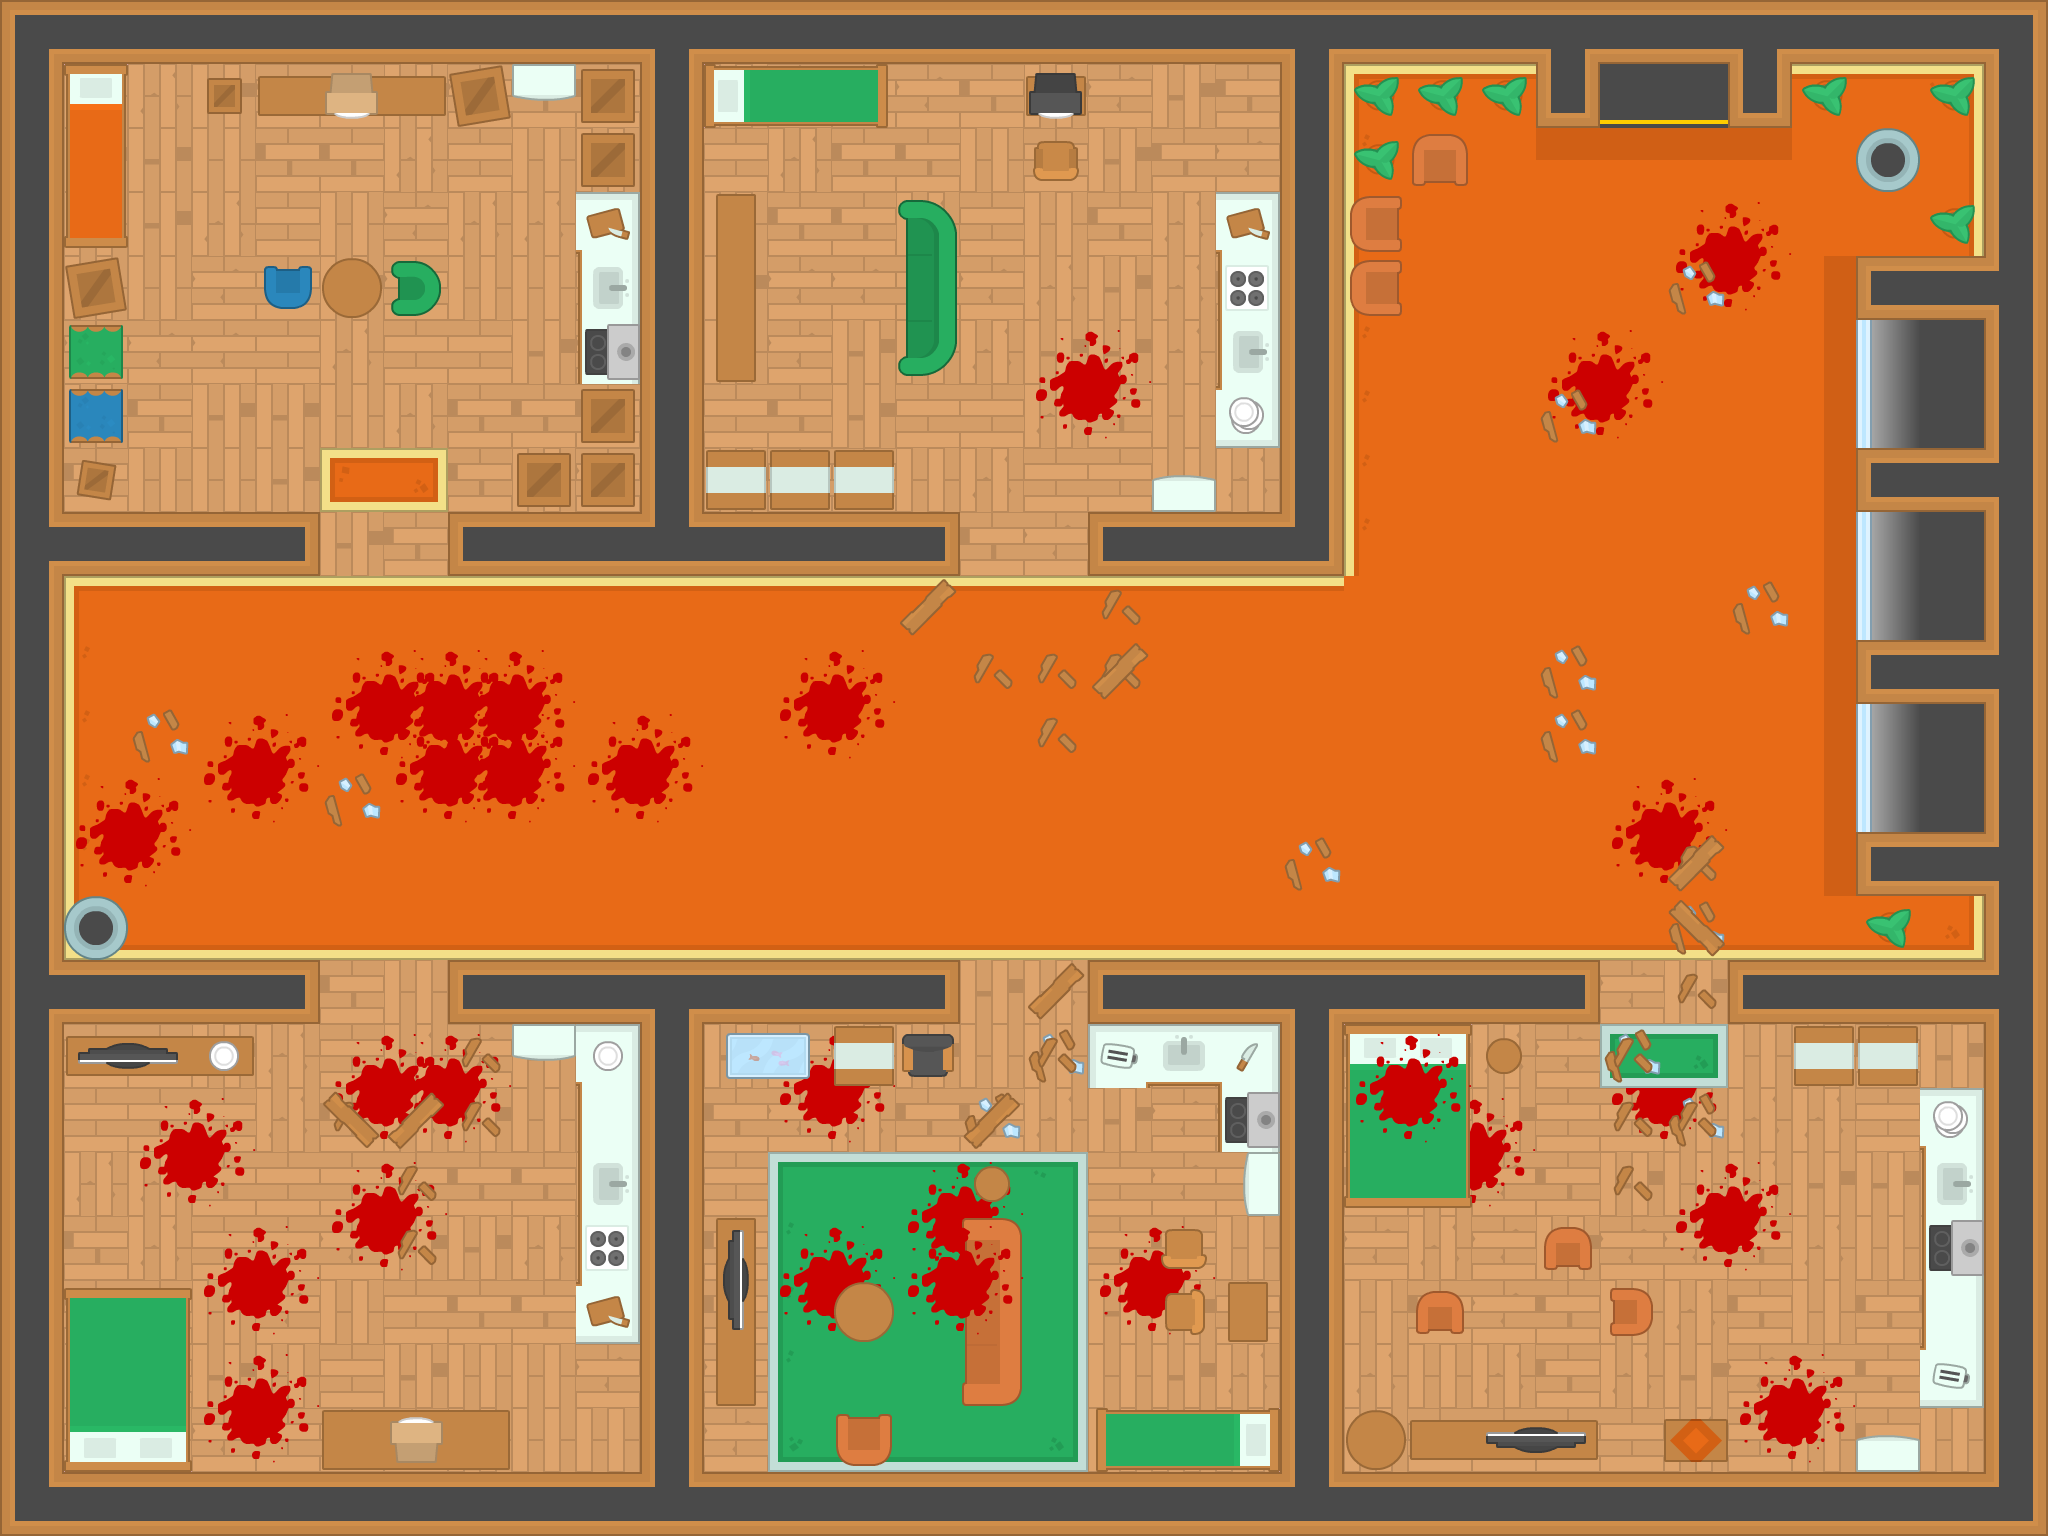

A 2D game scene composited from a Tiled map and its tileset images. What follows is a short description and the map's XML, with each tile layer's data collapsed to a summary:
An orthogonal 32x24 tile map with 64x64 px tiles, 6 tile layers (Ground, Blood splatters1, Walls, Blood splatters2, ...), 2 tilesets and 153 objects (79x zombie, 51x passable, 17x wall, 2x ammo, player, ...).

<map version="1.0" tiledversion="1.0.2" orientation="orthogonal" renderorder="right-down" width="32" height="24" tilewidth="64" tileheight="64" nextobjectid="502">
 <tileset firstgid="1" source="Kenney_tds.tsx" />
 <tileset firstgid="541" source="Blood Splatters.tsx" />
 <layer name="Ground" width="32" height="24">
  <data>[768 cells, 768 non-empty, 29 distinct tile ids]</data>
 </layer>
 <layer name="Blood splatters1" width="32" height="24">
  <data>[768 cells, 23 non-empty, 1 distinct tile ids]</data>
 </layer>
 <layer name="Walls" width="32" height="24">
  <data>[768 cells, 329 non-empty, 68 distinct tile ids]</data>
 </layer>
 <layer name="Blood splatters2" width="32" height="24">
  <data>[768 cells, 6 non-empty, 1 distinct tile ids]</data>
 </layer>
 <layer name="MIsc 2" width="32" height="24">
  <data>[768 cells, 37 non-empty, 11 distinct tile ids]</data>
 </layer>
 <layer name="Misc 1" width="32" height="24">
  <data>[768 cells, 20 non-empty, 3 distinct tile ids]</data>
 </layer>
 <objectgroup name="Sprites">
  <object id="239" name="player" x="140" y="141.333" width="41.3333" height="40" />
  <object id="371" name="wall" type="passable" x="206.667" y="78.6667" width="33.3333" height="33.3333" />
  <object id="373" name="wall" type="passable" x="73.3333" y="905.333" width="42.6667" height="44" />
  <object id="374" name="zombie" x="404" y="732" width="28" height="25.3333" />
  <object id="375" name="zombie" x="590.667" y="669.333" width="26.6667" height="21.3333" />
  <object id="377" name="zombie" x="1041.33" y="410.667" width="14.6667" height="21.3333" />
  <object id="378" name="zombie" x="821.333" y="769.333" width="32" height="30.6667" />
  <object id="379" name="zombie" x="322.667" y="1236" width="29.3333" height="28" />
  <object id="380" name="zombie" x="1029.33" y="674.667" width="30.6667" height="20" />
  <object id="382" name="zombie" x="1236" y="697.333" width="33.3333" height="29.3333" />
  <object id="383" name="zombie" x="1529.33" y="642.667" width="28" height="22.6667" />
  <object id="384" name="zombie" x="1053.33" y="868" width="24" height="24" />
  <object id="385" name="zombie" x="1078.67" y="1264" width="32" height="30.6667" />
  <object id="386" name="zombie" x="844" y="1185.33" width="30.6667" height="30.6667" />
  <object id="387" name="zombie" x="1778.67" y="1310.67" width="28" height="25.3333" />
  <object id="388" name="zombie" x="1812" y="1182.67" width="29.3333" height="25.3333" />
  <object id="389" name="zombie" x="1524" y="1134.67" width="38.6667" height="29.3333" />
  <object id="390" name="zombie" x="1681.33" y="1198.67" width="25.3333" height="30.6667" />
  <object id="391" name="zombie" x="1673.33" y="841.333" width="30.6667" height="29.3333" rotation="90" />
  <object id="393" name="zombie" x="1620" y="465.333" width="28" height="34.6667" />
  <object id="394" name="zombie" x="1448" y="457.333" width="26.6667" height="37.3333" />
  <object id="395" name="zombie" x="1717.33" y="344" width="28" height="24" />
  <object id="396" name="zombie" x="1498.67" y="265.333" width="37.3333" height="29.3333" />
  <object id="401" name="zombie" x="476" y="1212" width="30.6667" height="33.3333" />
  <object id="402" name="zombie" x="184" y="1174.67" width="34.6667" height="29.3333" />
  <object id="403" name="zombie" x="152" y="788" width="34.6667" height="28" />
  <object id="405" name="zombie" x="370.667" y="886.667" width="41.3333" height="28" />
  <object id="406" name="zombie" x="800" y="874.667" width="34.6667" height="26.6667" />
  <object id="408" name="zombie" x="1341.33" y="802.667" width="33.3333" height="37.3333" />
  <object id="409" name="zombie" x="1369.33" y="628" width="42.6667" height="28" />
  <object id="410" name="zombie" x="1729.33" y="688" width="40" height="38.6667" />
  <object id="411" name="zombie" x="1744" y="496" width="53.3333" height="34.6667" />
  <object id="412" name="zombie" x="1650.67" y="184" width="40" height="33.3333" />
  <object id="413" name="zombie" x="1113.33" y="241.333" width="41.3333" height="22.6667" />
  <object id="415" name="zombie" x="1642.67" y="617.333" width="28" height="36" />
  <object id="416" name="zombie" x="1468" y="862.667" width="49.3333" height="33.3333" />
  <object id="417" name="zombie" x="1457.33" y="353.333" width="29.3333" height="29.3333" />
  <object id="418" name="zombie" x="1616" y="312" width="29.3333" height="30.6667" />
  <object id="420" name="zombie" x="510.667" y="752" width="38.6667" height="30.6667" />
  <object id="421" name="weapon" type="rifle" x="470.667" y="149.333" width="24" height="25.3333" />
  <object id="423" name="weapon" type="handgun" x="1629.33" y="1380" width="18.6667" height="18.6667" />
  <object id="424" name="zombie" x="596" y="849.333" width="32" height="33.3333" />
  <object id="425" name="zombie" x="722.667" y="649.333" width="42.6667" height="34.6667" />
  <object id="426" name="zombie" x="437.333" y="1288" width="49.3333" height="41.3333" />
  <object id="427" name="zombie" x="1158.67" y="790.667" width="34.6667" height="29.3333" />
  <object id="428" name="zombie" x="932" y="798.667" width="34.6667" height="38.6667" />
  <object id="429" name="zombie" x="941.333" y="468" width="37.3333" height="36" />
  <object id="430" name="zombie" x="909.333" y="650.667" width="30.6667" height="38.6667" />
  <object id="431" name="zombie" x="366.667" y="1078.67" width="45.3333" height="37.3333" />
  <object id="432" name="zombie" x="234.667" y="688" width="36" height="28" />
  <object id="433" name="zombie" x="225.333" y="840" width="44" height="49.3333" />
  <object id="434" name="zombie" x="494.667" y="866.667" width="38.6667" height="44" />
  <object id="435" name="zombie" x="1202.67" y="873.333" width="42.6667" height="54.6667" />
  <object id="436" name="zombie" x="914.667" y="893.333" width="34.6667" height="28" />
  <object id="437" name="zombie" x="681.333" y="757.333" width="50.6667" height="42.6667" />
  <object id="438" name="zombie" x="300" y="746.667" width="37.3333" height="34.6667" />
  <object id="439" name="zombie" x="129.333" y="668" width="37.3333" height="26.6667" />
  <object id="440" name="zombie" x="366.667" y="634.667" width="32" height="21.3333" />
  <object id="441" name="zombie" x="692" y="841.333" width="36" height="30.6667" />
  <object id="442" name="zombie" x="494.667" y="630.667" width="24" height="30.6667" />
  <object id="443" name="zombie" x="829.333" y="641.333" width="37.3333" height="29.3333" />
  <object id="444" name="zombie" x="1010.67" y="246.667" width="40" height="30.6667" />
  <object id="445" name="zombie" x="1033.33" y="738.667" width="41.3333" height="38.6667" />
  <object id="446" name="zombie" x="1126.67" y="638.667" width="40" height="41.3333" />
  <object id="447" name="zombie" x="405.333" y="801.333" width="38.6667" height="34.6667" />
  <object id="448" name="zombie" x="1006.67" y="942.667" width="34.6667" height="34.6667" />
  <object id="449" name="zombie" x="1772" y="248" width="36" height="29.3333" />
  <object id="450" name="zombie" x="1697.33" y="421.333" width="52" height="30.6667" />
  <object id="451" name="zombie" x="1544" y="482.667" width="36" height="38.6667" />
  <object id="452" name="zombie" x="1525.33" y="358.667" width="42.6667" height="30.6667" />
  <object id="453" name="zombie" x="1377.33" y="494.667" width="33.3333" height="37.3333" />
  <object id="454" name="zombie" x="1453.33" y="644" width="29.3333" height="41.3333" />
  <object id="455" name="zombie" x="1462.67" y="542.667" width="53.3333" height="26.6667" />
  <object id="456" name="zombie" x="1621.33" y="714.667" width="36" height="41.3333" />
  <object id="457" name="zombie" x="1773.33" y="820" width="32" height="42.6667" />
  <object id="458" name="zombie" x="1433.33" y="741.333" width="54.6667" height="40" />
  </objectgroup>
 <objectgroup name="Obstacles">
  <!-- 66 objects omitted --></objectgroup>
</map>
<!-- 77 of 153 objects omitted -->
